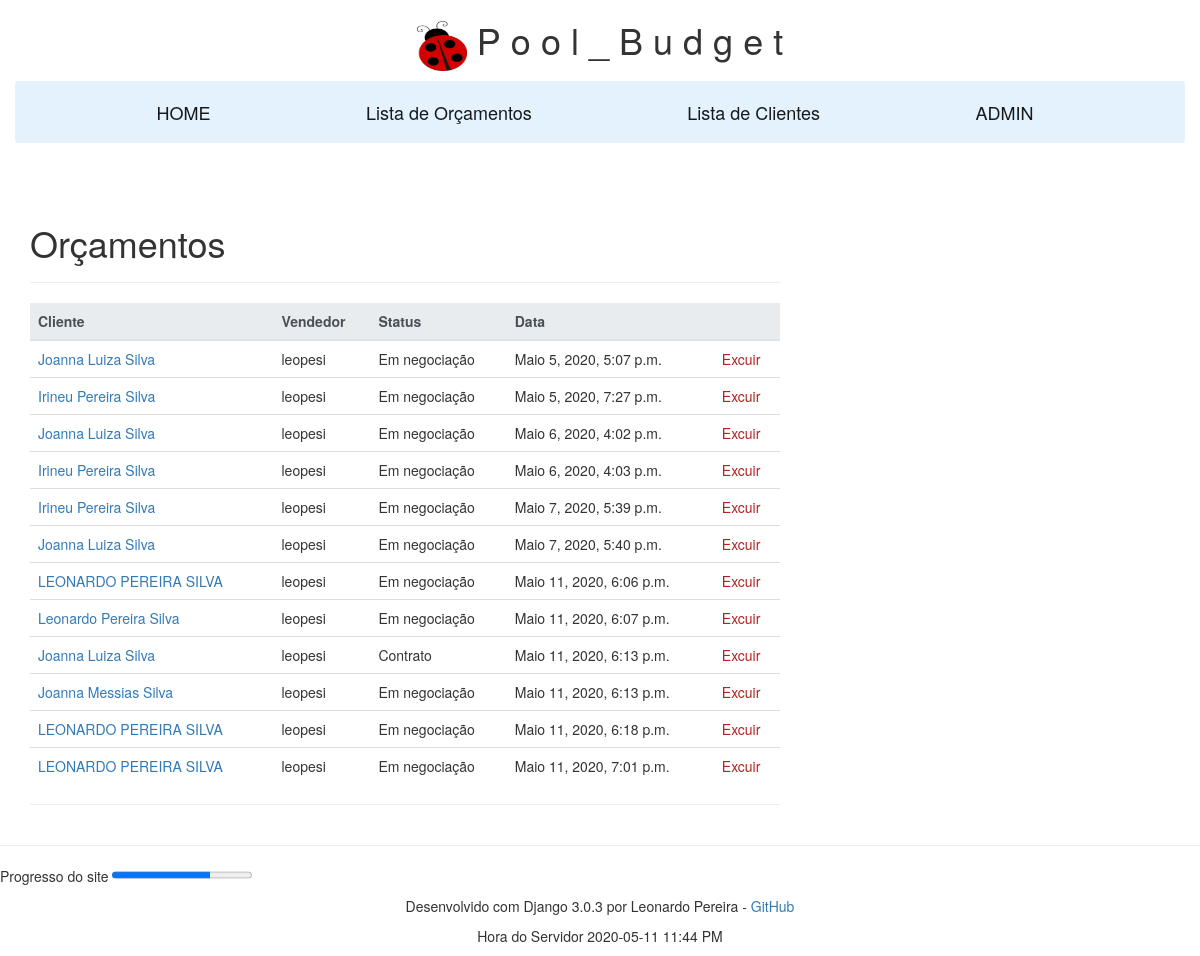
The page /orcamento on the database its author committed.
### front/models.py (models this page shows, shortened)
class DimensaoModel(models.Model):
    cliente = models.ForeignKey(ClienteModel, on_delete=models.SET_NULL, null=True)
    usuario = models.ForeignKey(User, on_delete=models.SET_NULL, null=True)
    """INPUT da piscina."""
    comprimento = models.FloatField(max_length=3, null=False, blank=False, help_text='Ex. 8.00', default=0)
    largura = models.FloatField(max_length=5, null=False, blank=False, help_text='Ex. 4.00', default=0)
    prof_inicial = models.FloatField(max_length=5)
    prof_final = models.FloatField(max_length=3, null=False, blank=False, help_text='Ex. 1.40', default=0)
    largura_calcada = models.FloatField(max_length=3, null=False, blank=True, default= 1, help_text='Ex. 1.00')
    espessura = models.CharField(max_length=3)
    fornecedor = models.CharField(max_length=8)
    '''DIMENSÕES'''
    produto = models.CharField(max_length=25, null=False, blank=False, default= 0)
    preco = models.CharField(max_length=25, null=False, blank=False, default= 0)
    profundidade_media = models.CharField(max_length=25)
    area_calcada = models.CharField(max_length=25)
    perimetro = models.CharField(max_length=25)
    m2_facial = models.CharField(max_length=25)
    m2_parede = models.CharField(max_length=25)
    m2_total = models.CharField(max_length=25)
    m3_total = models.CharField(max_length=25)
    m3_real = models.CharField(max_length=25)
    """CONJUNTO FILTRANTE"""
    filtro = models.CharField(max_length=30)
    motobomba = models.CharField(max_length=30)
    tampa_casa_maquinas = models.CharField(max_length=30)
    sacos_areia = models.CharField(max_length=30)
    """REVESTIMENTO"""
    vinil_m2 = models.CharField(max_length=25)
    isomanta_m2 = models.CharField(max_length=25)
    perfil_fixo_m = models.CharField(max_length=25)
    """MÃO DE OBRA"""
    escavacao = models.CharField(max_length=30, default= 0)
    construcao = models.CharField(max_length=30, default= 0)
    contra_piso = models.CharField(max_length=30, default= 0)
    remocao_terra = models.CharField(max_length=30, default= 0)
    instalacao_vinil = models.CharField(max_length=30, default= 0)
    BUDGET_STATUS = (('Em negociação', 'Em negociação'), ('Contrato', 'Contrato'), ('Encerrado', 'Encerrado'),)
    status = models.CharField(max_length=15, choices=BUDGET_STATUS, blank=True, default='Em negociação', help_text='Status do Orçamento',)
    data = models.DateTimeField(blank=True, null=True)
    def get_absolute_url(self):
        return reverse('orcamento-id', args=[str(self.id)])

class ClienteModel(models.Model):
    nome = models.CharField(max_length=30)
    sobrenome = models.CharField(max_length=30)
    estado = models.CharField(max_length=15, blank=True)
    cidade = models.CharField(max_length=20, blank=True)
    bairro = models.CharField(max_length=20, blank=True)
    rua = models.CharField(max_length=100, blank=True)
    numero_casa = models.CharField(max_length=6, blank=True)
    cep = models.CharField(max_length=20, blank=True)
    telefone= models.IntegerField(max_length=15, blank=True)
    email = models.EmailField(max_length = 50, blank=True, help_text='Ex. clinte@gmail.com')
    @property
    def nome_completo(self):
        return self.nome + ' ' + self.sobrenome
    class Meta:
        ordering = ['nome', 'sobrenome']

### front/views.py (the view, shortened to what this page needs)
# urls.py: path('orcamento', views.OrcamentoListView.as_view(), name='orcamento'),
class OrcamentoListView(generic.ListView):
    model = DimensaoModel
    paginate_by = 30 #Exibe uma lista de no máximo 10 itens por vez
    context_object_name = 'lista_orcamento' #Nome do objeto
    template_name = 'front/orcamento_list.html' #Nome e caminho do template

### front/templatetags/my_tags.py (called while the page is built)
@register.simple_tag
def current_time(format_string):
    return datetime.now().strftime(format_string)

### front/templates/front/orcamento_list.html
{% extends "base_generic.html" %}
{% block content %}
<br>
<br>
<h1>Orçamentos</h1>
<hr>
{% if lista_orcamento %}
    <table class="table">
      <thead class="thead-light">
      <tr>
        <th scope="col">Cliente</th>
        <th scope="col">Vendedor</th>
        <th scope="col">Status</th>
        <th scope="col">Data</th>
        <th></th>
      </tr>
      </thead>
      {% for orcamento in lista_orcamento %}
      <tr>
        <td><a href="{{ orcamento.get_absolute_url }}">{{ orcamento.cliente.nome_completo }}</a></td>
        <td>{{ orcamento.usuario }}</td>
        <td>{{ orcamento.status }}</td>
        <td>{{ orcamento.data }}</td>
        <td><a href="{% url 'orcamento_delete' orcamento.pk %}"><font color="FireBrick">Excuir</font></a></td>
      </tr>
      {% endfor %}
    </table>
{% else %}
  <p>There are no authors available.</p>
{% endif %}
<hr>
{% endblock %}

### rows shown on the page
DimensaoModel: cliente.nome_completo "Joanna Luiza Silva", usuario "leopesi", status "Em negociação", data "Maio 5, 2020, 5:07 p.m."
DimensaoModel: cliente.nome_completo "Irineu Pereira Silva", usuario "leopesi", status "Em negociação", data "Maio 5, 2020, 7:27 p.m."
DimensaoModel: cliente.nome_completo "Joanna Luiza Silva", usuario "leopesi", status "Em negociação", data "Maio 6, 2020, 4:02 p.m."
DimensaoModel: cliente.nome_completo "Irineu Pereira Silva", usuario "leopesi", status "Em negociação", data "Maio 6, 2020, 4:03 p.m."
DimensaoModel: cliente.nome_completo "Irineu Pereira Silva", usuario "leopesi", status "Em negociação", data "Maio 7, 2020, 5:39 p.m."
DimensaoModel: cliente.nome_completo "Joanna Luiza Silva", usuario "leopesi", status "Em negociação", data "Maio 7, 2020, 5:40 p.m."
DimensaoModel: cliente.nome_completo "LEONARDO PEREIRA SILVA", usuario "leopesi", status "Em negociação", data "Maio 11, 2020, 6:06 p.m."
DimensaoModel: cliente.nome_completo "Leonardo Pereira Silva", usuario "leopesi", status "Em negociação", data "Maio 11, 2020, 6:07 p.m."
DimensaoModel: cliente.nome_completo "Joanna Luiza Silva", usuario "leopesi", status "Contrato", data "Maio 11, 2020, 6:13 p.m."
DimensaoModel: cliente.nome_completo "Joanna Messias Silva", usuario "leopesi", status "Em negociação", data "Maio 11, 2020, 6:13 p.m."
DimensaoModel: cliente.nome_completo "LEONARDO PEREIRA SILVA", usuario "leopesi", status "Em negociação", data "Maio 11, 2020, 6:18 p.m."
DimensaoModel: cliente.nome_completo "LEONARDO PEREIRA SILVA", usuario "leopesi", status "Em negociação", data "Maio 11, 2020, 7:01 p.m."

### other values the page prints
{{ the_time }} "2020-05-11 11:44 PM"
